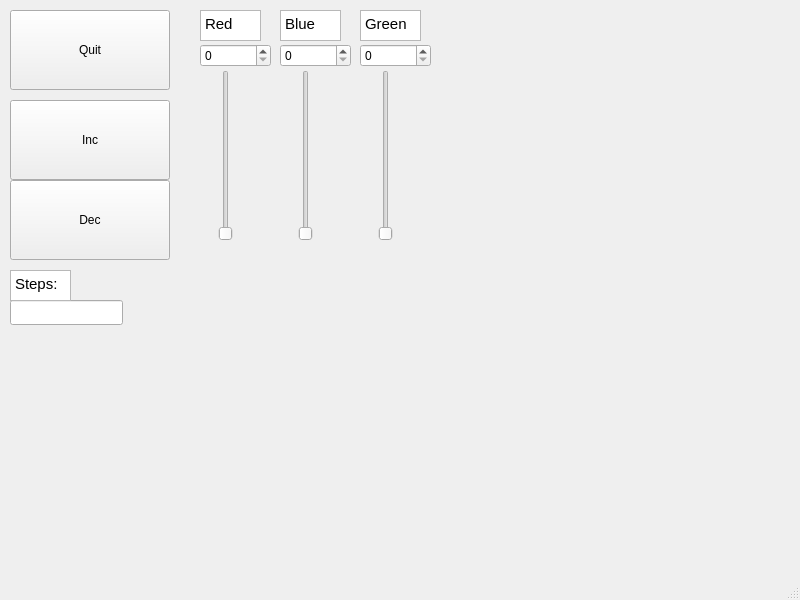
<?xml version="1.0" encoding="UTF-8"?>
<ui version="4.0">
 <class>MainWindow</class>
 <widget class="QMainWindow" name="MainWindow">
  <property name="geometry">
   <rect>
    <x>0</x>
    <y>0</y>
    <width>800</width>
    <height>600</height>
   </rect>
  </property>
  <property name="windowTitle">
   <string>MainWindow</string>
  </property>
  <widget class="QWidget" name="centralwidget">
   <widget class="QLineEdit" name="lineEdit">
    <property name="geometry">
     <rect>
      <x>10</x>
      <y>300</y>
      <width>113</width>
      <height>25</height>
     </rect>
    </property>
   </widget>
   <widget class="QWidget" name="gridLayoutWidget">
    <property name="geometry">
     <rect>
      <x>10</x>
      <y>10</y>
      <width>160</width>
      <height>80</height>
     </rect>
    </property>
    <layout class="QGridLayout" name="gridLayout">
     <item row="0" column="0">
      <widget class="QPushButton" name="pushButton_3">
       <property name="sizePolicy">
        <sizepolicy hsizetype="Minimum" vsizetype="Expanding">
         <horstretch>0</horstretch>
         <verstretch>0</verstretch>
        </sizepolicy>
       </property>
       <property name="text">
        <string>Quit</string>
       </property>
      </widget>
     </item>
    </layout>
   </widget>
   <widget class="QWidget" name="gridLayoutWidget_2">
    <property name="geometry">
     <rect>
      <x>10</x>
      <y>100</y>
      <width>160</width>
      <height>80</height>
     </rect>
    </property>
    <layout class="QGridLayout" name="gridLayout_2">
     <item row="0" column="0">
      <widget class="QPushButton" name="pushButton">
       <property name="sizePolicy">
        <sizepolicy hsizetype="Minimum" vsizetype="Expanding">
         <horstretch>0</horstretch>
         <verstretch>0</verstretch>
        </sizepolicy>
       </property>
       <property name="text">
        <string>Inc</string>
       </property>
      </widget>
     </item>
    </layout>
   </widget>
   <widget class="QWidget" name="gridLayoutWidget_3">
    <property name="geometry">
     <rect>
      <x>10</x>
      <y>180</y>
      <width>160</width>
      <height>80</height>
     </rect>
    </property>
    <layout class="QGridLayout" name="gridLayout_3">
     <item row="0" column="0">
      <widget class="QPushButton" name="pushButton_2">
       <property name="sizePolicy">
        <sizepolicy hsizetype="Minimum" vsizetype="Expanding">
         <horstretch>0</horstretch>
         <verstretch>0</verstretch>
        </sizepolicy>
       </property>
       <property name="text">
        <string>Dec</string>
       </property>
      </widget>
     </item>
    </layout>
   </widget>
   <widget class="QWidget" name="gridLayoutWidget_4">
    <property name="geometry">
     <rect>
      <x>200</x>
      <y>40</y>
      <width>71</width>
      <height>31</height>
     </rect>
    </property>
    <layout class="QGridLayout" name="gridLayout_4">
     <item row="0" column="0">
      <widget class="QSpinBox" name="spinBox">
       <property name="maximum">
        <number>255</number>
       </property>
      </widget>
     </item>
    </layout>
   </widget>
   <widget class="QWidget" name="gridLayoutWidget_5">
    <property name="geometry">
     <rect>
      <x>280</x>
      <y>40</y>
      <width>71</width>
      <height>31</height>
     </rect>
    </property>
    <layout class="QGridLayout" name="gridLayout_5">
     <item row="0" column="0">
      <widget class="QSpinBox" name="spinBox_3">
       <property name="maximum">
        <number>255</number>
       </property>
      </widget>
     </item>
    </layout>
   </widget>
   <widget class="QWidget" name="gridLayoutWidget_6">
    <property name="geometry">
     <rect>
      <x>360</x>
      <y>40</y>
      <width>71</width>
      <height>31</height>
     </rect>
    </property>
    <layout class="QGridLayout" name="gridLayout_6">
     <item row="0" column="0">
      <widget class="QSpinBox" name="spinBox_2">
       <property name="maximum">
        <number>255</number>
       </property>
      </widget>
     </item>
    </layout>
   </widget>
   <widget class="QWidget" name="gridLayoutWidget_7">
    <property name="geometry">
     <rect>
      <x>200</x>
      <y>10</y>
      <width>61</width>
      <height>31</height>
     </rect>
    </property>
    <layout class="QGridLayout" name="gridLayout_7">
     <item row="0" column="0">
      <widget class="QTextEdit" name="textEdit">
       <property name="readOnly">
        <bool>true</bool>
       </property>
       <property name="html">
        <string>&lt;!DOCTYPE HTML PUBLIC &quot;-//W3C//DTD HTML 4.0//EN&quot; &quot;http://www.w3.org/TR/REC-html40/strict.dtd&quot;&gt;
&lt;html&gt;&lt;head&gt;&lt;meta name=&quot;qrichtext&quot; content=&quot;1&quot; /&gt;&lt;style type=&quot;text/css&quot;&gt;
p, li { white-space: pre-wrap; }
&lt;/style&gt;&lt;/head&gt;&lt;body style=&quot; font-family:'Ubuntu'; font-size:11pt; font-weight:400; font-style:normal;&quot;&gt;
&lt;p style=&quot; margin-top:0px; margin-bottom:0px; margin-left:0px; margin-right:0px; -qt-block-indent:0; text-indent:0px;&quot;&gt;Red&lt;/p&gt;&lt;/body&gt;&lt;/html&gt;</string>
       </property>
      </widget>
     </item>
    </layout>
   </widget>
   <widget class="QWidget" name="gridLayoutWidget_8">
    <property name="geometry">
     <rect>
      <x>280</x>
      <y>10</y>
      <width>61</width>
      <height>31</height>
     </rect>
    </property>
    <layout class="QGridLayout" name="gridLayout_8">
     <item row="0" column="0">
      <widget class="QTextEdit" name="textEdit_2">
       <property name="readOnly">
        <bool>true</bool>
       </property>
       <property name="html">
        <string>&lt;!DOCTYPE HTML PUBLIC &quot;-//W3C//DTD HTML 4.0//EN&quot; &quot;http://www.w3.org/TR/REC-html40/strict.dtd&quot;&gt;
&lt;html&gt;&lt;head&gt;&lt;meta name=&quot;qrichtext&quot; content=&quot;1&quot; /&gt;&lt;style type=&quot;text/css&quot;&gt;
p, li { white-space: pre-wrap; }
&lt;/style&gt;&lt;/head&gt;&lt;body style=&quot; font-family:'Ubuntu'; font-size:11pt; font-weight:400; font-style:normal;&quot;&gt;
&lt;p style=&quot; margin-top:0px; margin-bottom:0px; margin-left:0px; margin-right:0px; -qt-block-indent:0; text-indent:0px;&quot;&gt;Blue&lt;/p&gt;&lt;/body&gt;&lt;/html&gt;</string>
       </property>
      </widget>
     </item>
    </layout>
   </widget>
   <widget class="QWidget" name="gridLayoutWidget_9">
    <property name="geometry">
     <rect>
      <x>360</x>
      <y>10</y>
      <width>61</width>
      <height>31</height>
     </rect>
    </property>
    <layout class="QGridLayout" name="gridLayout_9">
     <item row="0" column="0">
      <widget class="QTextEdit" name="textEdit_3">
       <property name="readOnly">
        <bool>true</bool>
       </property>
       <property name="html">
        <string>&lt;!DOCTYPE HTML PUBLIC &quot;-//W3C//DTD HTML 4.0//EN&quot; &quot;http://www.w3.org/TR/REC-html40/strict.dtd&quot;&gt;
&lt;html&gt;&lt;head&gt;&lt;meta name=&quot;qrichtext&quot; content=&quot;1&quot; /&gt;&lt;style type=&quot;text/css&quot;&gt;
p, li { white-space: pre-wrap; }
&lt;/style&gt;&lt;/head&gt;&lt;body style=&quot; font-family:'Ubuntu'; font-size:11pt; font-weight:400; font-style:normal;&quot;&gt;
&lt;p style=&quot; margin-top:0px; margin-bottom:0px; margin-left:0px; margin-right:0px; -qt-block-indent:0; text-indent:0px;&quot;&gt;Green&lt;/p&gt;&lt;/body&gt;&lt;/html&gt;</string>
       </property>
      </widget>
     </item>
    </layout>
   </widget>
   <widget class="QWidget" name="gridLayoutWidget_10">
    <property name="geometry">
     <rect>
      <x>10</x>
      <y>270</y>
      <width>61</width>
      <height>31</height>
     </rect>
    </property>
    <layout class="QGridLayout" name="gridLayout_10">
     <item row="0" column="0">
      <widget class="QTextEdit" name="textEdit_4">
       <property name="html">
        <string>&lt;!DOCTYPE HTML PUBLIC &quot;-//W3C//DTD HTML 4.0//EN&quot; &quot;http://www.w3.org/TR/REC-html40/strict.dtd&quot;&gt;
&lt;html&gt;&lt;head&gt;&lt;meta name=&quot;qrichtext&quot; content=&quot;1&quot; /&gt;&lt;style type=&quot;text/css&quot;&gt;
p, li { white-space: pre-wrap; }
&lt;/style&gt;&lt;/head&gt;&lt;body style=&quot; font-family:'Ubuntu'; font-size:11pt; font-weight:400; font-style:normal;&quot;&gt;
&lt;p style=&quot; margin-top:0px; margin-bottom:0px; margin-left:0px; margin-right:0px; -qt-block-indent:0; text-indent:0px;&quot;&gt;Steps:&lt;/p&gt;&lt;/body&gt;&lt;/html&gt;</string>
       </property>
      </widget>
     </item>
    </layout>
   </widget>
   <widget class="QWidget" name="gridLayoutWidget_11">
    <property name="geometry">
     <rect>
      <x>280</x>
      <y>70</y>
      <width>51</width>
      <height>171</height>
     </rect>
    </property>
    <layout class="QGridLayout" name="gridLayout_11">
     <item row="0" column="0">
      <widget class="QSlider" name="verticalSlider_2">
       <property name="maximum">
        <number>255</number>
       </property>
       <property name="orientation">
        <enum>Qt::Vertical</enum>
       </property>
      </widget>
     </item>
    </layout>
   </widget>
   <widget class="QWidget" name="gridLayoutWidget_12">
    <property name="geometry">
     <rect>
      <x>360</x>
      <y>70</y>
      <width>51</width>
      <height>171</height>
     </rect>
    </property>
    <layout class="QGridLayout" name="gridLayout_12">
     <item row="0" column="0">
      <widget class="QSlider" name="verticalSlider_3">
       <property name="maximum">
        <number>255</number>
       </property>
       <property name="orientation">
        <enum>Qt::Vertical</enum>
       </property>
      </widget>
     </item>
    </layout>
   </widget>
   <widget class="QWidget" name="gridLayoutWidget_13">
    <property name="geometry">
     <rect>
      <x>200</x>
      <y>70</y>
      <width>51</width>
      <height>171</height>
     </rect>
    </property>
    <layout class="QGridLayout" name="gridLayout_13">
     <item row="0" column="0">
      <widget class="QSlider" name="verticalSlider">
       <property name="maximum">
        <number>255</number>
       </property>
       <property name="orientation">
        <enum>Qt::Vertical</enum>
       </property>
      </widget>
     </item>
    </layout>
   </widget>
  </widget>
  <widget class="QMenuBar" name="menubar">
   <property name="geometry">
    <rect>
     <x>0</x>
     <y>0</y>
     <width>800</width>
     <height>22</height>
    </rect>
   </property>
  </widget>
  <widget class="QStatusBar" name="statusbar"/>
 </widget>
 <resources/>
 <connections>
  <connection>
   <sender>lineEdit</sender>
   <signal>textEdited(QString)</signal>
   <receiver>pushButton</receiver>
   <slot>raise()</slot>
   <hints>
    <hint type="sourcelabel">
     <x>90</x>
     <y>335</y>
    </hint>
    <hint type="destinationlabel">
     <x>39</x>
     <y>161</y>
    </hint>
   </hints>
  </connection>
  <connection>
   <sender>pushButton</sender>
   <signal>clicked()</signal>
   <receiver>spinBox</receiver>
   <slot>stepUp()</slot>
   <hints>
    <hint type="sourcelabel">
     <x>84</x>
     <y>159</y>
    </hint>
    <hint type="destinationlabel">
     <x>226</x>
     <y>76</y>
    </hint>
   </hints>
  </connection>
  <connection>
   <sender>lineEdit</sender>
   <signal>textEdited(QString)</signal>
   <receiver>pushButton_2</receiver>
   <slot>raise()</slot>
   <hints>
    <hint type="sourcelabel">
     <x>48</x>
     <y>338</y>
    </hint>
    <hint type="destinationlabel">
     <x>39</x>
     <y>239</y>
    </hint>
   </hints>
  </connection>
  <connection>
   <sender>pushButton_2</sender>
   <signal>clicked()</signal>
   <receiver>spinBox</receiver>
   <slot>stepDown()</slot>
   <hints>
    <hint type="sourcelabel">
     <x>89</x>
     <y>241</y>
    </hint>
    <hint type="destinationlabel">
     <x>216</x>
     <y>68</y>
    </hint>
   </hints>
  </connection>
  <connection>
   <sender>pushButton</sender>
   <signal>clicked()</signal>
   <receiver>spinBox_2</receiver>
   <slot>stepUp()</slot>
   <hints>
    <hint type="sourcelabel">
     <x>138</x>
     <y>159</y>
    </hint>
    <hint type="destinationlabel">
     <x>373</x>
     <y>84</y>
    </hint>
   </hints>
  </connection>
  <connection>
   <sender>pushButton</sender>
   <signal>clicked()</signal>
   <receiver>spinBox_3</receiver>
   <slot>stepUp()</slot>
   <hints>
    <hint type="sourcelabel">
     <x>99</x>
     <y>157</y>
    </hint>
    <hint type="destinationlabel">
     <x>292</x>
     <y>78</y>
    </hint>
   </hints>
  </connection>
  <connection>
   <sender>pushButton_2</sender>
   <signal>clicked()</signal>
   <receiver>spinBox_2</receiver>
   <slot>stepDown()</slot>
   <hints>
    <hint type="sourcelabel">
     <x>142</x>
     <y>240</y>
    </hint>
    <hint type="destinationlabel">
     <x>385</x>
     <y>80</y>
    </hint>
   </hints>
  </connection>
  <connection>
   <sender>pushButton_2</sender>
   <signal>clicked()</signal>
   <receiver>spinBox_3</receiver>
   <slot>stepDown()</slot>
   <hints>
    <hint type="sourcelabel">
     <x>103</x>
     <y>247</y>
    </hint>
    <hint type="destinationlabel">
     <x>303</x>
     <y>81</y>
    </hint>
   </hints>
  </connection>
  <connection>
   <sender>verticalSlider</sender>
   <signal>valueChanged(int)</signal>
   <receiver>spinBox</receiver>
   <slot>setValue(int)</slot>
   <hints>
    <hint type="sourcelabel">
     <x>226</x>
     <y>162</y>
    </hint>
    <hint type="destinationlabel">
     <x>243</x>
     <y>78</y>
    </hint>
   </hints>
  </connection>
  <connection>
   <sender>verticalSlider_2</sender>
   <signal>valueChanged(int)</signal>
   <receiver>spinBox_3</receiver>
   <slot>setValue(int)</slot>
   <hints>
    <hint type="sourcelabel">
     <x>303</x>
     <y>198</y>
    </hint>
    <hint type="destinationlabel">
     <x>334</x>
     <y>75</y>
    </hint>
   </hints>
  </connection>
  <connection>
   <sender>verticalSlider_3</sender>
   <signal>valueChanged(int)</signal>
   <receiver>spinBox_2</receiver>
   <slot>setValue(int)</slot>
   <hints>
    <hint type="sourcelabel">
     <x>389</x>
     <y>199</y>
    </hint>
    <hint type="destinationlabel">
     <x>409</x>
     <y>78</y>
    </hint>
   </hints>
  </connection>
  <connection>
   <sender>spinBox_2</sender>
   <signal>valueChanged(int)</signal>
   <receiver>verticalSlider_3</receiver>
   <slot>setValue(int)</slot>
   <hints>
    <hint type="sourcelabel">
     <x>387</x>
     <y>70</y>
    </hint>
    <hint type="destinationlabel">
     <x>381</x>
     <y>121</y>
    </hint>
   </hints>
  </connection>
  <connection>
   <sender>spinBox_3</sender>
   <signal>valueChanged(int)</signal>
   <receiver>verticalSlider_2</receiver>
   <slot>setValue(int)</slot>
   <hints>
    <hint type="sourcelabel">
     <x>298</x>
     <y>69</y>
    </hint>
    <hint type="destinationlabel">
     <x>299</x>
     <y>128</y>
    </hint>
   </hints>
  </connection>
  <connection>
   <sender>spinBox</sender>
   <signal>valueChanged(int)</signal>
   <receiver>verticalSlider</receiver>
   <slot>setValue(int)</slot>
   <hints>
    <hint type="sourcelabel">
     <x>217</x>
     <y>86</y>
    </hint>
    <hint type="destinationlabel">
     <x>224</x>
     <y>124</y>
    </hint>
   </hints>
  </connection>
 </connections>
</ui>
